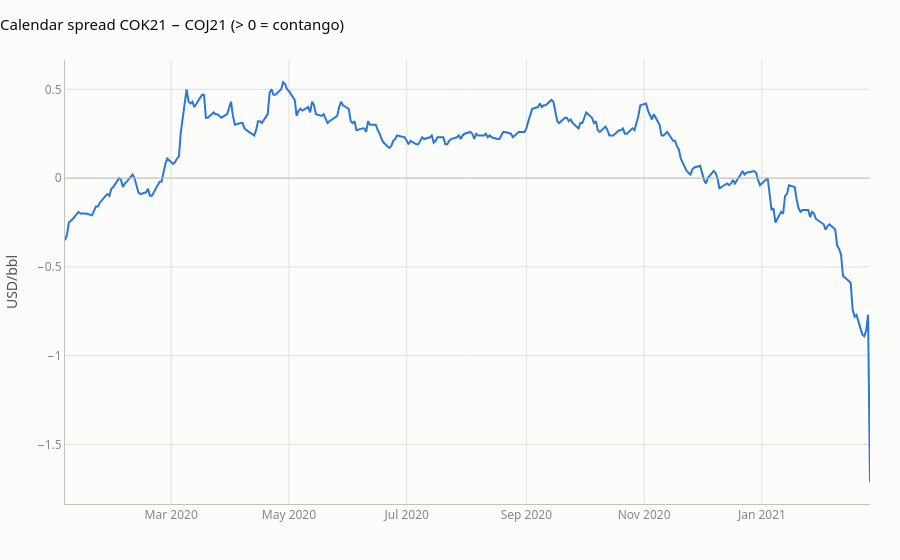

The notebook cell saved with this chart:
### Markdown cell above
### 5.2 Calendar spread: the only risk separating the legs

### Code cell
leg_move = settle["COJ21"].diff().abs().median()
spread_move = spread_series.diff().abs().median()
assert spread_move < 0.1 * leg_move  # leg-specific risk is an order of magnitude smaller
display(
    Markdown(
        f"Median absolute daily move: leg **{leg_move:.2f}**, spread **{spread_move:.2f}** USD/bbl."
    )
)
figures["Calendar spread"].show()

### Figure 1 — Plotly figure (JSON) as saved in the notebook; plotly's stock layout.template omitted (floating-point values rounded to 4 significant figures; data arrays with more than 128 entries replaced by an {"elided": "..."} marker saying what was removed)
{"data": [{"line": {"color": "#2a78d6", "width": 2}, "mode": "lines", "name": "spread", "type": "scatter", "x": {"elided": "297 str values"}, "y": {"elided": "297 float values"}}], "layout": {"font": {"color": "#52514e", "family": "system-ui, -apple-system, \"Segoe UI\", sans-serif", "size": 12}, "hoverlabel": {"bgcolor": "#fcfcfb", "font": {"color": "#0b0b0b"}}, "hovermode": "x unified", "legend": {"orientation": "h", "x": 1, "xanchor": "right", "y": 1.02, "yanchor": "bottom"}, "margin": {"b": 50, "l": 60, "r": 30, "t": 60}, "paper_bgcolor": "#fcfcfb", "plot_bgcolor": "#fcfcfb", "shapes": [{"line": {"color": "#c3c2b7", "width": 1}, "type": "line", "x0": 0, "x1": 1, "xref": "x domain", "y0": 0, "y1": 0, "yref": "y"}], "showlegend": false, "title": {"font": {"color": "#0b0b0b", "size": 15}, "text": "Calendar spread COK21 − COJ21 (> 0 = contango)", "x": 0, "xanchor": "left"}, "xaxis": {"gridcolor": "#e1e0d9", "linecolor": "#c3c2b7", "showline": true, "tickfont": {"color": "#898781"}, "title": {"font": {"color": "#52514e"}, "text": ""}, "zeroline": false}, "yaxis": {"gridcolor": "#e1e0d9", "linecolor": "#c3c2b7", "tickfont": {"color": "#898781"}, "title": {"font": {"color": "#52514e"}, "text": "USD/bbl"}, "zeroline": false}}}
